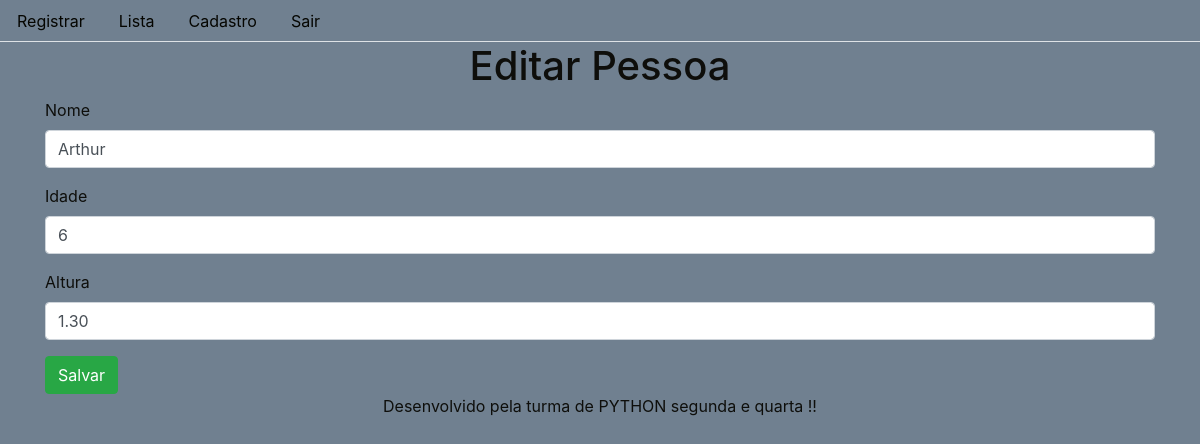
Page /editar/2 (signed in) on the committed database.
### models/pessoa.py (models this page shows, shortened)
class Pessoa(db.Model):
    id = db.Column(db.Integer, primary_key=True, autoincrement=True)
    nome = db.Column(db.String(15), nullable=False)
    idade = db.Column(db.String(15), nullable=False)
    altura = db.Column(db.String(15), nullable=False)

### view.py (the view)
@app.route('/editar/<int:id>')
def editar(id):
    if 'usuario_logado' not in session or session['usuario_logado'] is None:
        return redirect(url_for('login'))
    pessoa = Pessoa.query.filter_by(id=id).first()
    return render_template('editar.html', titulo= 'Editar Pessoa', pessoa = pessoa)

### templates/editar.html
{% extends "template.html"%}
{% block conteudo %}
     <form action="{{ url_for('atualizar') }}" method="post">
        <fieldset>
          <div class="form-group">
            <label for="nome">Nome</label>
            <input type="text" id="nome" name="nome" class="form-control" value="{{ pessoa.nome }}">
          </div>
          <div class="form-group">
            <label for="idade">Idade</label>
            <input type="text" id="idade" name="idade" class="form-control" value="{{ pessoa.idade }}">
          </div>
          <div class="form-group">
            <label for="altura">Altura</label>
            <input type="text" id="altura" name="altura" class="form-control" value="{{ pessoa.altura }}">
          </div>
          <button type="submit" class="btn btn-success">Salvar</button>
        </fieldset>
      </form>
{% endblock %}

### static/style.css (style rules this page uses)
body { color: rgb(14, 14, 11); background: slategray }

### rows in the picture
Pessoa: nome "Arthur", idade "6", altura "1.30"

### other values in the picture
{{ titulo }} "Editar Pessoa"
